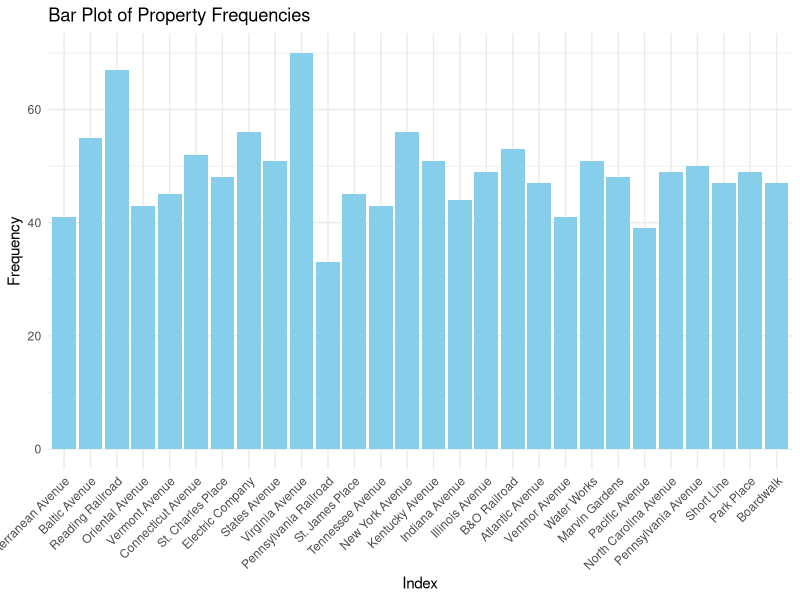
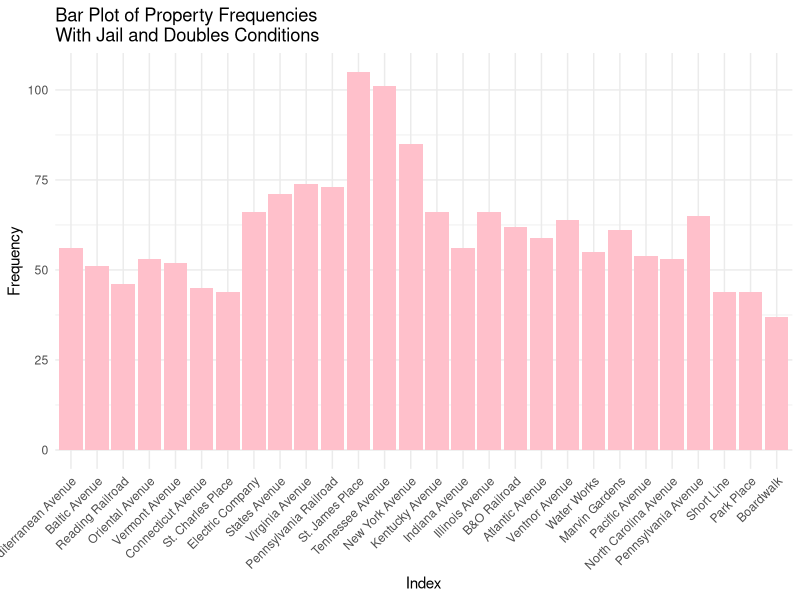
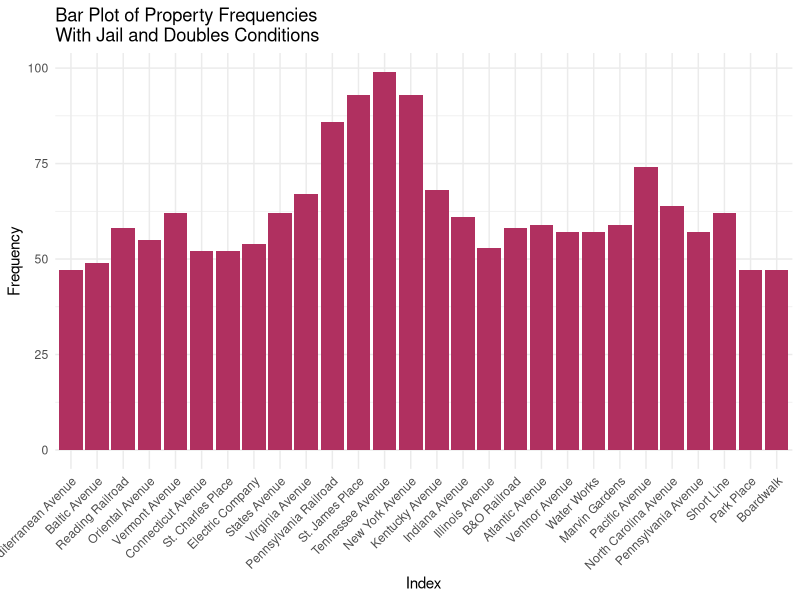

Recreate these plots in R, in order.
## ---- chunk 1
knitr::opts_chunk$set(echo = TRUE)
## ---- chunk 2
# Word docx in repository
## ---- chunk 3
dice_1 <- function() {
  sample(1:6, 1)
}

dice_2 <- function() {
  sample(1:6, 1)
}

property_sum_10games <- c(0, 0, 0, 0, 0, 0, 0, 0, 0, 0, 0, 0, 0, 0, 0, 0, 0, 0, 0, 0, 0, 0, 0, 0, 0, 0, 0, 0)

for (game in 1:10) {
  game_board <- c(0, 0, 0, 0, 0, 0, 0, 0, 0, 0, 0, 0, 0, 0, 0, 0, 0, 0, 0, 0, 0, 0, 0, 0, 0, 0, 0, 0, 0, 0, 0, 0, 0, 0, 0, 0, 0, 0, 0, 0)

  players <- list(
    player1 <- 0,
    player2 <- 0,
    player3 <- 0,
    player4 <- 0
  )

  for (i in 1:50) {
    for (j in 1:4) {
      dice_total <- dice_1() + dice_2()
      players[[j]] <- (players[[j]] + dice_total) %% 41
      game_board[players[[j]]] <- game_board[players[[j]]] + 1
    }
  }

  properties <- game_board[c(2, 4, 6, 7, 9, 10, 12, 13, 14, 15, 16, 17, 19, 20, 22, 24, 25, 26, 27, 28, 29, 30, 32, 33, 35, 36, 38, 40)]
  
  property_sum_10games <- property_sum_10games + properties
}  

names(property_sum_10games) <- c("Mediterranean Avenue", "Baltic Avenue", "Reading Railroad", "Oriental Avenue", "Vermont Avenue", "Connecticut Avenue", "St. Charles Place", "Electric Company", "States Avenue", "Virginia Avenue", "Pennsylvania Railroad", "St. James Place", "Tennessee Avenue", "New York Avenue", "Kentucky Avenue", "Indiana Avenue", "Illinois Avenue", "B&O Railroad", "Atlantic Avenue", "Ventnor Avenue", "Water Works", "Marvin Gardens", "Pacific Avenue", "North Carolina Avenue", "Pennsylvania Avenue", "Short Line", "Park Place", "Boardwalk")

library(ggplot2)

prop_freq1 <- data.frame(
  property = factor(names(property_sum_10games), levels = names(property_sum_10games)),
  frequency = property_sum_10games
)

ggplot(prop_freq1, aes(x = property, y = frequency)) +
  geom_bar(stat = "identity", fill = "skyblue") +
  labs(x = "Index", y = "Frequency", title = "Bar Plot of Property Frequencies") +
  theme_minimal() +
  theme(axis.text.x = element_text(angle = 45, hjust = 1))
## ---- chunk 4
property_sum_10games_jail <- c(0, 0, 0, 0, 0, 0, 0, 0, 0, 0, 0, 0, 0, 0, 0, 0, 0, 0, 0, 0, 0, 0, 0, 0, 0, 0, 0, 0)

for (game in 1:10) {
  game_board <- c(0, 0, 0, 0, 0, 0, 0, 0, 0, 0, 0, 0, 0, 0, 0, 0, 0, 0, 0, 0, 0, 0, 0, 0, 0, 0, 0, 0, 0, 0, 0, 0, 0, 0, 0, 0, 0, 0, 0, 0)

  players <- list( # Store players as a list of data frames with their information
    player1 <- data.frame(
      location = 0, # Location on the board (integer)
      double_rolls = 0, # Number of times doubles have been rolled consecutively (integer)
      jail = FALSE, # Is the player in jail? (boolean)
      jail_rolls = 0), # Number of times a player has rolled while in jail (integer)
    player2 <- data.frame(
      location = 0,
      double_rolls = 0,
      jail = FALSE,
      jail_rolls = 0),
    player3 <- data.frame(
      location = 0,
      double_rolls = 0,
      jail = FALSE,
      jail_rolls = 0),
    player4 <- data.frame(
      location = 0,
      double_rolls = 0,
      jail = FALSE,
      jail_rolls = 0)
  )

  for (i in 1:50) { # Each player has 50 turns
    for (j in 1:4) { # Players take turns in order
      if (players[[j]]$jail == TRUE) { # If the player is in jail...
        d1 = dice_1()
        d2 = dice_2()
        jail_rolls <- jail_rolls + 1
        
        if (d1 == d2 || players[[j]]$jail_rolls == 3) { # If the player rolls doubles or has been in jail for 3 turns, then they get out
          jail = FALSE
          players[[j]]$jail_rolls <- 0
          dice_total <- dice_1() + dice_2()
          players[[j]]$location <- (players[[j]]$location + dice_total) %% 41
          game_board[players[[j]]$location] <- game_board[players[[j]]$location] + 1
        }
        
      } else { # If the player is not in jail...
        d1 = dice_1()
        d2 = dice_2()
        dice_total <- dice_1() + dice_2()
        players[[j]]$location <- (players[[j]]$location + dice_total) %% 41
        game_board[players[[j]]$location] <- game_board[players[[j]]$location] + 1
        
        if (players[[j]]$location == 31) { # Player landed on "Go to jail"
          players[[j]]$location <- 11
          jail = TRUE
        } else if (d1 == d2) { # Player rolled doubles on their first roll
          players[[j]]$double_rolls = players[[j]]$double_rolls + 1
        }
        
        while (players[[j]]$double_rolls > 0 & players[[j]]$double_rolls < 3) { # Player rolls again if they got doubles
          d1 = dice_1()
          d2 = dice_2()
          dice_total <- dice_1() + dice_2()
          players[[j]]$location <- (players[[j]]$location + dice_total) %% 41
          game_board[players[[j]]$location] <- game_board[players[[j]]$location] + 1
          
          if (d1 == d2) { # Increment the player's number of consecutive doubles rolls
            players[[j]]$double_rolls = players[[j]]$double_rolls + 1
          }
        }
        
        if (players[[j]]$double_rolls == 3) { # If player rolls double 3 times in a row, then they go to jail
          players[[j]]$location <- 11
          jail = TRUE
        }
      }
    }  
  }    

  properties <- game_board[c(2, 4, 6, 7, 9, 10, 12, 13, 14, 15, 16, 17, 19, 20, 22, 24, 25, 26, 27, 28, 29, 30, 32, 33, 35, 36, 38, 40)]
  
  property_sum_10games_jail <- property_sum_10games_jail + properties
}  

names(property_sum_10games_jail) <- c("Mediterranean Avenue", "Baltic Avenue", "Reading Railroad", "Oriental Avenue", "Vermont Avenue", "Connecticut Avenue", "St. Charles Place", "Electric Company", "States Avenue", "Virginia Avenue", "Pennsylvania Railroad", "St. James Place", "Tennessee Avenue", "New York Avenue", "Kentucky Avenue", "Indiana Avenue", "Illinois Avenue", "B&O Railroad", "Atlantic Avenue", "Ventnor Avenue", "Water Works", "Marvin Gardens", "Pacific Avenue", "North Carolina Avenue", "Pennsylvania Avenue", "Short Line", "Park Place", "Boardwalk")

library(ggplot2)

prop_freq2 <- data.frame(
  property = factor(names(property_sum_10games_jail), levels = names(property_sum_10games_jail)),
  frequency = property_sum_10games_jail
)

ggplot(prop_freq2, aes(x = property, y = frequency)) +
  geom_bar(stat = "identity", fill = "pink") +
  labs(x = "Index", y = "Frequency", title = "Bar Plot of Property Frequencies\nWith Jail and Doubles Conditions") +
  theme_minimal() +
  theme(axis.text.x = element_text(angle = 45, hjust = 1))
## ---- chunk 5
# Chance (Movement Cards):
  # Advance to Boardwalk
  # Advance to Go (Collect $200)
  # Advance to Illinois Avenue. If you pass Go, collect $200.
  # Advance to St. Charles Place. If you pass Go, collect $200.
  # Advance to the nearest Railroad. If unowned, you may buy it from the Bank. If owned, pay owner twice the rental to which they are otherwise entitled.
  # Advance to the nearest Railroad. If unowned, you may buy it from the Bank. If owned, pay owner twice the rental to which they are otherwise entitled.
  # Advance token to nearest Utility. If unowned, you may buy it from the Bank. If owned, throw dice and pay owner a total ten times amount thrown.
  # Go Back 3 Spaces.
  # Go to Jail. Go directly to Jail, do not pass Go, do not collect $200.
  # Take a trip to Reading Railroad. If you pass Go, collect $200.

# Chance (Non-Movement Cards):
  # Bank pays you dividend of $50.
  # Get Out of Jail Free.
  # Make general repairs on all your property. For each house pay $25. For each hotel pay $100.
  # Speeding fine $15.
  # You have been elected Chairman of the Board. Pay each player $50.
  # Your building loan matures. Collect $150

# Chance function
chance_positions <- c(8, 23, 37)
chance <- function() {
  card <- sample(1:16, 1)
if (players[[j]]$location %in% chance_positions) {
  if (card == 1) {
    players[[j]]$location <- 40 # Advance to Boardwalk
  } else if (card == 2) {
    players[[j]]$location <- 1 # Advance to Go
  } else if (card == 3) {
    players[[j]]$location <- 25 # Advance to Illinois Ave
  } else if (card == 4) {
    players[[j]]$location <- 12 # Advance to St. Charles Place
  } else if (card == 5 || card == 6) { # Advance to the nearest railroad
    if (players[[j]]$location == 37) {
      players[[j]]$location <- 6 # Advance to Reading Railroad
    } else if (players[[j]]$location == 8) {
      players[[j]]$location <- 16 # Advance to Pennsylvania Railroad
    } else if (players[[j]]$location == 23) {
      players[[j]]$location <- 26 # Advance to B&O Railroad
    } # Short Line doesn't apply here
  } else if (card == 7) { # Advance to the nearest utility
    if (players[[j]]$location == 8 || players[[j]]$location == 37) {
      players[[j]]$location <- 13 # Advance to Electric Company
    } else if (players[[j]]$location == 23) {
      players[[j]]$location <- 29 # Advance to Water Works
    }
  } else if (card == 8) {
    players[[j]]$location <- players[[j]]$location - 3 # Move backwards 3 places
  } else if (card == 9) {
    players[[j]]$location <- 11 # Go to jail
    players[[j]]$jail == TRUE
  } else if (card == 10) {
    players[[j]]$location <- 6 # Advance to Reading Railroad
  } 
 }
}
# Simulation with the chance function and jail conditions
property_sum_10games_chance <- c(0, 0, 0, 0, 0, 0, 0, 0, 0, 0, 0, 0, 0, 0, 0, 0, 0, 0, 0, 0, 0, 0, 0, 0, 0, 0, 0, 0)

for (game in 1:10) {
  game_board <- c(0, 0, 0, 0, 0, 0, 0, 0, 0, 0, 0, 0, 0, 0, 0, 0, 0, 0, 0, 0, 0, 0, 0, 0, 0, 0, 0, 0, 0, 0, 0, 0, 0, 0, 0, 0, 0, 0, 0, 0)

  players <- list(
    player1 <- data.frame(
      location = 0,
      double_rolls = 0,
      jail = FALSE,
      jail_rolls = 0),
    player2 <- data.frame(
      location = 0,
      double_rolls = 0,
      jail = FALSE,
      jail_rolls = 0),
    player3 <- data.frame(
      location = 0,
      double_rolls = 0,
      jail = FALSE,
      jail_rolls = 0),
    player4 <- data.frame(
      location = 0,
      double_rolls = 0,
      jail = FALSE,
      jail_rolls = 0)
  )

  for (i in 1:50) {
    for (j in 1:4) {
      if (players[[j]]$jail == TRUE) {
        d1 = dice_1()
        d2 = dice_2()
        jail_rolls <- jail_rolls + 1
        
        if (d1 == d2 || players[[j]]$jail_rolls == 3) {
          jail = FALSE
          players[[j]]$jail_rolls <- 0
          dice_total <- dice_1() + dice_2()
          players[[j]]$location <- (players[[j]]$location + dice_total) %% 41
          if (players[[j]]$location == 8 || players[[j]]$location == 23 || players[[j]]$location == 37) {
            game_board[players[[j]]$location] <- game_board[players[[j]]$location] + 1
            chance()
          }
          game_board[players[[j]]$location] <- game_board[players[[j]]$location] + 1
        }
        
      } else {
        d1 = dice_1()
        d2 = dice_2()
        dice_total <- dice_1() + dice_2()
        players[[j]]$location <- (players[[j]]$location + dice_total) %% 41
        if (players[[j]]$location == 8 || players[[j]]$location == 23 || players[[j]]$location == 37) {
            game_board[players[[j]]$location] <- game_board[players[[j]]$location] + 1
            chance()
          }
        game_board[players[[j]]$location] <- game_board[players[[j]]$location] + 1
        
        if (players[[j]]$location == 31) {
          players[[j]]$location <- 11
          jail = TRUE
        } else if (d1 == d2) {
          players[[j]]$double_rolls = players[[j]]$double_rolls + 1
        }
        
        while (players[[j]]$double_rolls > 0 & players[[j]]$double_rolls < 3) {
          d1 = dice_1()
          d2 = dice_2()
          dice_total <- dice_1() + dice_2()
          players[[j]]$location <- (players[[j]]$location + dice_total) %% 41
          if (players[[j]]$location == 8 || players[[j]]$location == 23 || players[[j]]$location == 37) {
            game_board[players[[j]]$location] <- game_board[players[[j]]$location] + 1
            chance()
          }
          game_board[players[[j]]$location] <- game_board[players[[j]]$location] + 1
          
          if (d1 == d2) {
            players[[j]]$double_rolls = players[[j]]$double_rolls + 1
          }
        }
        
        if (players[[j]]$double_rolls == 3) {
          players[[j]]$location <- 11
          jail = TRUE
        }
      }
    }  
  }    

  properties <- game_board[c(2, 4, 6, 7, 9, 10, 12, 13, 14, 15, 16, 17, 19, 20, 22, 24, 25, 26, 27, 28, 29, 30, 32, 33, 35, 36, 38, 40)]
  
  property_sum_10games_chance <- property_sum_10games_chance + properties
}  

names(property_sum_10games_chance) <- c("Mediterranean Avenue", "Baltic Avenue", "Reading Railroad", "Oriental Avenue", "Vermont Avenue", "Connecticut Avenue", "St. Charles Place", "Electric Company", "States Avenue", "Virginia Avenue", "Pennsylvania Railroad", "St. James Place", "Tennessee Avenue", "New York Avenue", "Kentucky Avenue", "Indiana Avenue", "Illinois Avenue", "B&O Railroad", "Atlantic Avenue", "Ventnor Avenue", "Water Works", "Marvin Gardens", "Pacific Avenue", "North Carolina Avenue", "Pennsylvania Avenue", "Short Line", "Park Place", "Boardwalk")

# Plot
library(ggplot2)

prop_freq2 <- data.frame(
  property = factor(names(property_sum_10games_chance), levels = names(property_sum_10games_chance)),
  frequency = property_sum_10games_chance
)

ggplot(prop_freq2, aes(x = property, y = frequency)) +
  geom_bar(stat = "identity", fill = "maroon") +
  labs(x = "Index", y = "Frequency", title = "Bar Plot of Property Frequencies\nWith Jail and Doubles Conditions") +
  theme_minimal() +
  theme(axis.text.x = element_text(angle = 45, hjust = 1))
## ---- chunk 6
# Community Chest Cards:
  # 1. Advance to Go (Collect $200)
  # 2. Bank error in your favor. Collect $200
  # 3. Doctor’s fee. Pay $50
  # 4. From sale of stock you get $50
  # 5. Get Out of Jail Free
  # 6. Go to Jail. Go directly to jail, do not pass Go, do not collect $200
  # 7. Holiday fund matures. Receive $100
  # 8. Income tax refund. Collect $20
  # 9. It is your birthday. Collect $10 from every player
  # 10. Life insurance matures. Collect $100
  # 11. Pay hospital fees of $100
  # 12. Pay school fees of $50
  # 13. Receive $25 consultancy fee
  # 14. You are assessed for street repair. $40 per house. $115 per hotel
  # 15. You have won second prize in a beauty contest. Collect $10
  # 16. You inherit $100

# Simulation with the Chance function
chance_positions <- c(8, 23, 37)
chance <- function() {
  card <- sample(1:16, 1)
 if (players[[j]]$location %in% chance_positions) {
   if (card == 1) {
    players[[j]]$location <- 40 # Advance to Boardwalk
  } else if (card == 2) {
    players[[j]]$location <- 1 # Advance to Go
  } else if (card == 3) {
    players[[j]]$location <- 25 # Advance to Illinois Ave
  } else if (card == 4) {
    players[[j]]$location <- 12 # Advance to St. Charles Place
  } else if (card == 5 || card == 6) { # Advance to the nearest railroad
    if (players[[j]]$location == 37) {
      players[[j]]$location <- 6 # Advance to Reading Railroad
    } else if (players[[j]]$location == 8) {
      players[[j]]$location <- 16 # Advance to Pennsylvania Railroad
    } else if (players[[j]]$location == 23) {
      players[[j]]$location <- 26 # Advance to B&O Railroad
    } 
  } else if (card == 7) { # Advance to the nearest utility
    if (players[[j]]$location == 8 || players[[j]]$location == 37) {
      players[[j]]$location <- 13 # Advance to Electric Company
    } else if (players[[j]]$location == 23) {
      players[[j]]$location <- 29 # Advance to Water Works
    }
  } else if (card == 8) {
    players[[j]]$location <- players[[j]]$location - 3 # Move backwards 3 places
  } else if (card == 9) {
    players[[j]]$location <- 11 # Go to jail
    players[[j]]$jail == TRUE
  } else if (card == 10) {
    players[[j]]$location <- 6 # Advance to Reading Railroad
  } 

  if (players[[j]]$location < players[[j]]$location && card %in% c(3,4,10)) {
    players[[j]]$money <- players[[j]]$money + 200 # Passing Go for cards 3, 4, and 10
  }
  
    else if (card == 11) {
      players[[j]]$money <- players[[j]]$money + 50 # Bank pays you $50
    }
    else if (card == 12) {
      players[[j]]$get_out_jail == TRUE # Get out of jail free card
    }
    else if (card == 13) {
      players[[j]]$money <- players[[j]]$money - 15 # Speeding fine $15
      properties_info$free_parking <- properties_info$free_parking + 15
    }
    else if (card == 14) {
      players[[j]]$money <- players[[j]]$money - 50 * (length(players) - 1)
        for (k in 1:length(players)) {
          if (k != j) {
            players[[k]]$money <- players[[k]]$money + 50 # Elected Chairman of the Board; pay each player $50
          }
        }
    }
    else if (card == 15) {
      players[[j]]$money <- players[[j]]$money + 150 # Building loan matures; collect $150
      
      # Card 16 is paying for houses and hotels -- doesn't apply here
    }
}
}

# Community Chest Cards Function
chest_positions <- c(3, 18, 34)
chest <- function() {
  chest_card <- sample(1:15, 1)
  if (players[[j]]$location %in% chest_positions) {
    if (chest_card == 1) {
      players[[j]]$location <- 1
    } else if (chest_card == 2) {
      players[[j]]$money <- players[[j]]$money + 200
    } else if (chest_card == 3) {
      players[[j]]$money <- players[[j]]$money - 50
    } else if (chest_card == 4) {
      players[[j]]$money <- players[[j]]$money + 50
    } else if (chest_card == 5) {
      players[[j]]$jail_free_card <- TRUE
    } else if (chest_card == 6) {
      players[[j]]$jail <- TRUE
    } else if (chest_card == 7) {
      players[[j]]$money <- players[[j]]$money + 100
    } else if (chest_card == 8) {
      players[[j]]$money <- players[[j]]$money + 20
    } else if (chest_card == 9) {
      players[[j]]$money <- players[[j]]$money + 10*players[[j]]
    } else if (chest_card == 10) {
      players[[j]]$money <- players[[j]]$money + 100
    } else if (chest_card == 11) {
      players[[j]]$money <- players[[j]]$money - 100
    } else if (chest_card == 12) {
      players[[j]]$money <- players[[j]]$money - 50
    } else if (chest_card == 13) {
      players[[j]]$money <- players[[j]]$money - 25 
    } else if (chest_card == 14) {
      players[[j]]$money <- players[[j]]$money + 10
    } else if (chest_card == 15) {
      players[[j]]$money <- players[[j]]$money + 100
    }
  }
}
